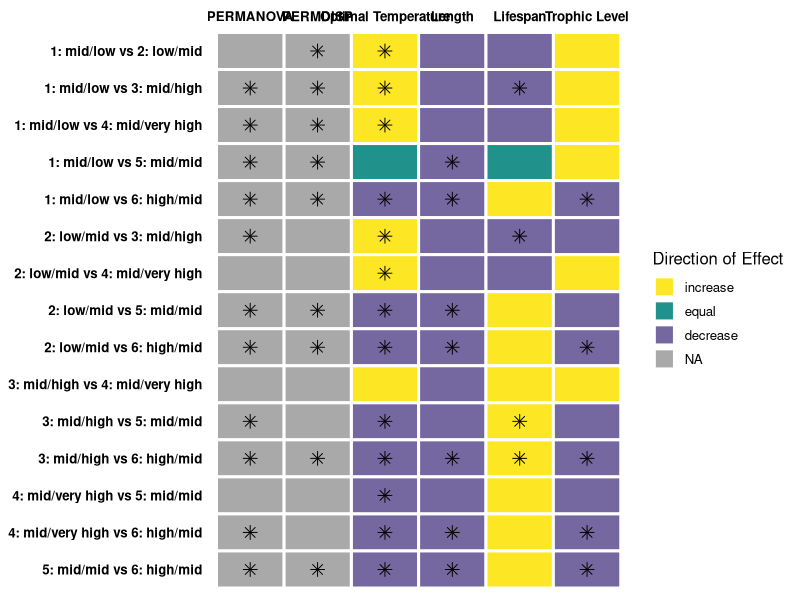
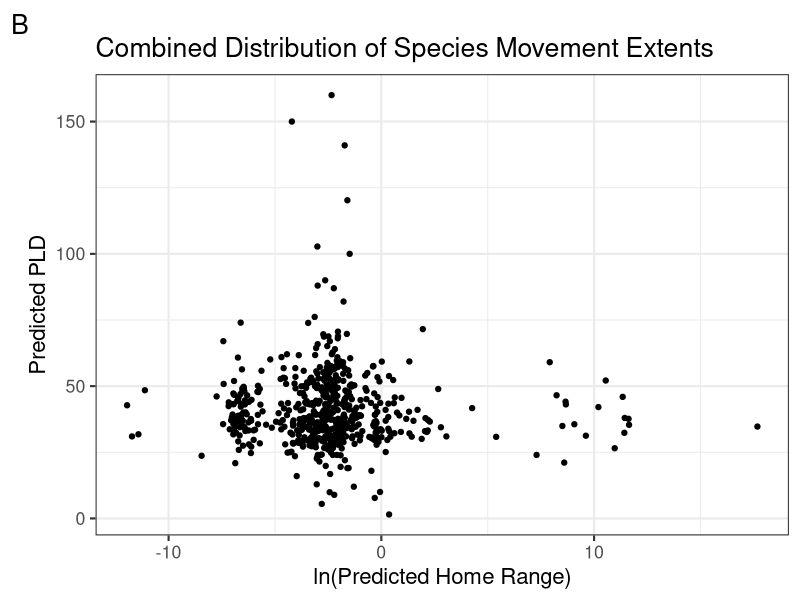
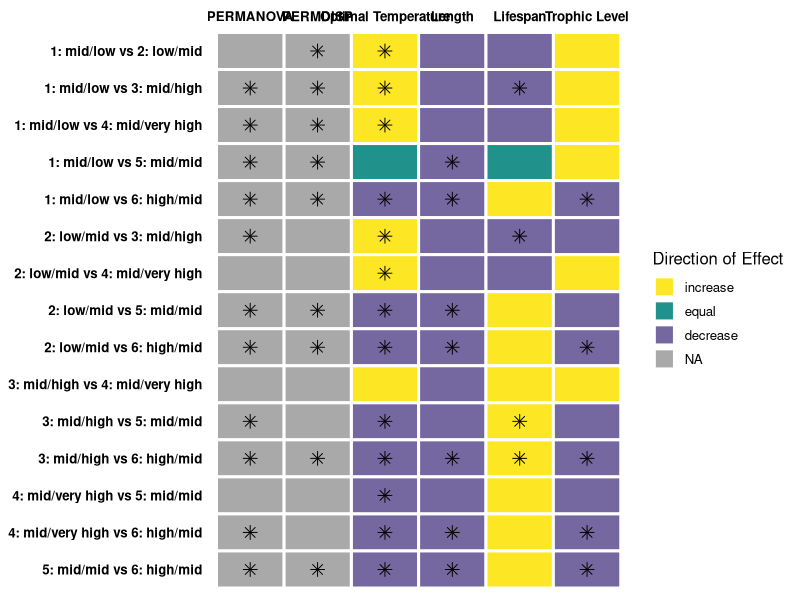

Write the R code that produced these figures, in order. (Note: this script raises an error after producing the figures.)
## ---- chunk 1
knitr::opts_chunk$set(echo = TRUE, message = FALSE, warning = FALSE)

library(tidyverse)
library(patchwork)
library(cowplot)
library(ggpubr)
library(ggrepel)
## ---- chunk 2
fishbase_data <- read_csv(here::here("01_data", "02_processed_data", "fishbase_data.csv"))

filled_data <- read_csv(here::here("01_data", "02_processed_data", "filled_data.csv"))

filled_data2 <- read_csv(here::here("01_data", "02_processed_data", "filled_data2.csv")) %>%
  mutate_if(is.character, as.factor)
## ---- chunk 3

cohort <- c("1: mid/low vs 2: low/mid", "1: mid/low vs 3: mid/high", "1: mid/low vs 4: mid/very high", "1: mid/low vs 5: mid/mid", "1: mid/low vs 6: high/mid",
            "2: low/mid vs 3: mid/high", "2: low/mid vs 4: mid/very high", "2: low/mid vs 5: mid/mid", "2: low/mid vs 6: high/mid",
            "3: mid/high vs 4: mid/very high", "3: mid/high vs 5: mid/mid", "3: mid/high vs 6: high/mid",
            "4: mid/very high vs 5: mid/mid", "4: mid/very high vs 6: high/mid",
            "5: mid/mid vs 6: high/mid")
PERMDISP <- c(0.0019, 0.0003, 0.0327, 0.0001, 0.0001,
              0.5182, 0.7507, 0.0138, 0.0005,
              0.9792, 0.5276, 0.0029, 
              0.7928, 0.1475, 
              0.0052)
PERMANOVA <- c(1.0000, 0.0015, 0.0495, 0.0015, 0.0015,
               0.0015, 1.0000, 0.0015, 0.0015,
               1.0000, 0.0015, 0.0015,
               0.8175, 0.0090,
               0.0015)
Optimal_Temp <- c(0.005043306637114, 0.000000051454126, 0.000113116310469, 0.789451442990800, 0.010082693281337,
                  0.000025756231358, 0.001765218761412, 0.000112331676538, 0.000038520195310,
                  0.284373283785538, 0.000000002348839, 0.000000002258531, 
                  0.000068856888538, 0.000001695644852, 
                  0.010090438574951)
temp_arrows <- c("increase", "increase", "increase", "equal", "decrease",
                 "increase", "increase","decrease", "decrease",
                 "increase","decrease", "decrease",
                 "decrease", "decrease",
                 "decrease")
Length <- c(0.8592642, 0.9998089, 0.9872521, 0.0007795, 0.0000000,
            0.9070423, 0.9181733, 0.0000000, 0.0000000,
            0.9966266, 0.1494607, 0.0000000,
            0.9897718, 0.0008647,
            0.0000000)
length_arrows <- c("decrease", "decrease", "decrease", "decrease", "decrease",
                   "decrease", "decrease", "decrease", "decrease",
                   "decrease", "decrease", "decrease",
                   "decrease", "decrease",
                   "decrease")
Lifespan <- c(0.57035468549, 0.00007769083, 0.55052882501, 0.74567296422, 0.31579160719,
              0.00010263105, 0.59495732706, 0.73671251684, 0.20707475101,
              0.38779558233, 0.00017543403, 0.00008096802,
              0.58625833556, 0.24515673988,
              0.24664224315)
life_arrows <- c("decrease", "decrease", "decrease", "equal", "increase",
                 "decrease", "decrease", "increase", "increase",
                 "increase", "increase", "increase",
                 "increase", "increase",
                 "increase")
Trophic_Level <- c(0.1035871996367, 0.0891868417293, 0.5697644317228, 0.5148291779984, 0.0000607828670,
                   0.5183877375223, 0.8682996282889, 0.2916548282051, 0.0000002614727,
                   0.8630208058363, 0.2124781071891, 0.0000015574893, 
                   0.7282998974706, 0.0082066924854, 
                   0.0000032514102)
trophic_arrows <- c("increase", "increase", "increase", "increase", "decrease",
                    "decrease", "increase", "decrease", "decrease",
                    "increase", "decrease", "decrease",
                    "decrease", "decrease",
                    "decrease")

# Create data frame
data <- data.frame(cohort, PERMDISP, PERMANOVA, Optimal_Temp, Length, Lifespan, Trophic_Level)

# Pivot to long data format
data_long <- data %>% 
  mutate(across(c("Optimal_Temp", "Length", "Lifespan", "Trophic_Level"), round, 4)) %>% 
  pivot_longer(-cohort) %>% 
  set_names(c("cohort", "variable", "p_value")) %>% 
  mutate(significant = case_when(
    p_value >= 0.05 ~ "no",
    p_value < 0.05 ~ "yes"
  ))

# Add arrow information
data1 <- data.frame(cohort, temp_arrows, length_arrows, life_arrows, trophic_arrows) %>% 
  rename(Optimal_Temp = temp_arrows, Length = length_arrows, Lifespan = life_arrows, Trophic_Level = trophic_arrows) %>% 
  pivot_longer(-cohort) %>% 
  set_names(c("cohort", "variable", "direction")) %>% 
  full_join(data_long, by = c("cohort","variable")) %>% 
  mutate(direction = fct_relevel(direction, c("increase", "equal", "decrease")))

# Reorder and rename levels
data1$variable <- factor(data1$variable, levels = c("PERMANOVA", "PERMDISP", "Optimal_Temp", "Length", "Lifespan", "Trophic_Level"))
data1$variable <- recode_factor(data1$variable, PERMANOVA = "PERMANOVA", PERMDISP = "PERMDISP", Optimal_Temp = "Optimal Temperature", Length = "Length", Lifespan = "Lifespan", Trophic_Level = "Trophic Level")



# Plot 
g <- ggplot(data1, aes(x = variable, y = cohort, fill = direction)) +
  geom_tile(color = "white", lwd = 1) +
  geom_point(data = data1 %>% filter(significant == "yes"), shape = 8, size = 3, color = "black", show.legend = FALSE) +
  theme_minimal(base_size = 12) +
  theme(axis.title = element_blank(),
        axis.text = element_text(face = "bold", color = "black"),
        axis.ticks = element_blank(),
        panel.grid.major = element_blank()) +
  labs(fill = "Direction of Effect") +
  scale_x_discrete(position = "top") +
  scale_y_discrete(limits = rev) +
  scale_fill_manual(values = c("#fde725", "#21918c", "#7568a0"), na.value = "darkgray")

g

ggsave(g, file = paste0("stats_sum.pdf"), path = here::here("04_figs"), height = 12, width = 12)

#geom_point(data = data_arrows, mapping=aes(x = variable, y = cohort), pch = "x", inherit.aes = F)

## ---- chunk 4
# homerange vs PLD
fishbase_data_gmm <- filled_data2 %>%
  mutate(class2 = as.factor(class2))

hr_hist <- ggplot(fishbase_data_gmm, aes(log(home_range))) +
  geom_histogram() +
  theme_bw(base_size = 16) +
  labs(
    y = "Count",
    x = "ln(Predicted Home Range)",
    tag = "A"
  ) +
  ggtitle("Individual Distributions of Species Movement Extents")

pld_hist <- ggplot(fishbase_data_gmm, aes(pld)) +
  geom_histogram() +
  theme_bw(base_size = 16) +
  labs(
    y = "Count",
    x = "Predicted PLD"
  )

dist_plot <- (hr_hist / pld_hist)

p1 <- ggplot(fishbase_data_gmm, aes(log(home_range), pld)) +
  geom_jitter() +
  theme_bw(base_size = 16) +
  labs(
    y = "Predicted PLD",
    x = "ln(Predicted Home Range)",
    tag = "B"
  ) +
  ggtitle("Combined Distribution of Species Movement Extents")

p1



# example_fish <- filled_data2 %>%
#   select(species, fb_name, class2, class3, magnitude_homerange, month_pld) %>%
#   filter(fb_name %in% c(
#     "Hogfish", "Yellow snapper", "Blackfin tuna", "Humphead wrasse", "Pacific red snapper",
#     "Giant seabass", "Lemon sole", "Chum salmon", "Pacific ocean perch", "Atlantic herring",
#     "Atlantic cod", "Haddock", "Atlantic salmon", "California sheephead", "Black seabream",
#     "Blue marlin", "Yellowfin tuna", "Swordfish"
#     # "Blackhead seabream", "Pink salmon", "Coho salmon", "Ghost shark", "Pollack", "Polar cod", "Sockeye salmon", "Chinook salmon"
#   ))


gmm_new_fig <- ggplot(fishbase_data_gmm, aes(magnitude_homerange, month_pld)) +
  theme_bw(base_size = 16) +
  labs(
    x = "Predicted Home Range Magnitude",
    y = "Predicted PLD Month",
    color = "Class (Homerange/PLD)",
    tag = "C"
  ) +
  ylim(-0.1,6) +
  theme(legend.position = "bottom") +
  scale_color_viridis_d() +
  geom_label_repel(
    data = subset(fishbase_data_gmm, fb_name %in% c("Hogfish", "Yellow snapper", "Blackfin tuna")),
    aes(label = fb_name, color = class2),
    vjust = "outward", hjust = "outward",
    min.segment.length = 0.5,
    nudge_y = -1,
    show.legend = FALSE
  ) +
  geom_label_repel(
    data = subset(fishbase_data_gmm, fb_name %in% c("Chocolate hind", "Lingcod", "Nassau grouper")),
    aes(label = fb_name, color = class2),
    hjust = "inward",
    min.segment.length = 0.5,
    box.padding = 0.3,
    nudge_x = -2, nudge_y = -0.8,
    show.legend = FALSE
  ) +
  geom_label_repel(
    data = subset(fishbase_data_gmm, fb_name %in% c("Lemon sole", "North Pacific hake", "Yellowstripe goatfish")),
    aes(label = fb_name, color = class2),
    vjust = "outward", hjust = "outward",
    min.segment.length = 0.5,
    nudge_x = -1, nudge_y = 0.8,
    show.legend = FALSE
  ) +
  geom_label_repel(
    data = subset(fishbase_data_gmm, fb_name %in% c("Atlantic herring", "Atlantic cod", "Summer flounder")),
    aes(label = fb_name, color = class2),
    vjust = "outward", hjust = "outward",
    min.segment.length = 0.5,
    nudge_y = 0,
    show.legend = FALSE
  ) +
  geom_label_repel(
    data = subset(fishbase_data_gmm, fb_name %in% c("Great barracuda", "Giant trevally", "Black seabream")),
    aes(label = fb_name, color = class2),
    vjust = "outward", hjust = "outward",
    min.segment.length = 0.5,
    nudge_y = 1, nudge_x = 0.3,
    show.legend = FALSE
  ) +
  geom_label_repel(
    data = subset(fishbase_data_gmm, fb_name %in% c("Common snook", "Yellowfin tuna", "Swordfish")),
    aes(label = fb_name, color = clas2),
    color = "goldenrod1",
    vjust = "outward", hjust = "outward",
    min.segment.length = 30,
    nudge_y = -0.5,
    show.legend = FALSE
  ) +
  geom_jitter(aes(color = class2)) +
  ggtitle("Distribution of Scaled Species Movement Extents")

gmm_new_fig
#ggsave(gmm_new_fig, file = paste0("gmm_fig.png"), path = here::here("04_figs"), height = 8, width = 15)

# panel
gmm_panel <- ((dist_plot) | p1) / gmm_new_fig &
  theme(plot.tag = element_text(face = "bold"))

gmm_panel
#ggsave(gmm_panel, file = paste0("gmm_panel.pdf"), path = here::here("04_figs", "final_figs"), height = 10, width = 15)

## ---- chunk 5
missing <- miss_var_summary(fishbase_data)
missing2 <- miss_var_summary(filled_data)
missing3 <- miss_var_summary(filled_data2)

missing_fishbase_data <- fishbase_data %>% 
  dplyr::select(
    oxygen_cons, temp_range, dev_place,
    longevity_wild, temp_preferred, iucn_category, food_i,
  ) %>%
  rename(
    "Oxygen Consumption Rate" = oxygen_cons,
    "Temperature Range" = temp_range,
    "Place of Development" = dev_place,
    "Maximum Recorded Lifespan" = longevity_wild,
    "Optimal Temperature" = temp_preferred,
    "IUCN Category" = iucn_category,
    "Diet Items" = food_i
  )

m1 <- gg_miss_var(missing_fishbase_data) +
  theme_bw(base_size = 16) +
  labs(y = "Original Missing Data", x = "") +
  theme(axis.title.x = element_text(vjust = -1))
m1

missing_filled_data <- filled_data %>% 
  dplyr::select(
    oxygen_cons, temp_range,
    longevity_wild, temp_preferred, iucn_category, food_i,
  ) %>%
  rename(
    "Oxygen Consumption Rate" = oxygen_cons,
    "Temperature Range" = temp_range,
    "Maximum Recorded Lifespan" = longevity_wild,
    "Optimal Temperature" = temp_preferred,
    "IUCN Category" = iucn_category,
    "Diet Items" = food_i
  )

m2 <- gg_miss_var(missing_filled_data) + # figure showing the missing data
  theme_bw(base_size = 16) +
  labs(y = "Missing Data After Genus-Level Fill", x = "Variable") +
  theme(axis.title.x = element_text(vjust = -1))
m2

missing_data <- filled_data2 %>%
  dplyr::select(
    oxygen_cons, temp_range, dev_place,
    longevity_wild, temp_preferred, iucn_category
  ) %>%
  rename(
    "Oxygen Consumption Rate" = oxygen_cons,
    "Temperature Range" = temp_range,
    "Place of Development" = dev_place,
    "Maximum Recorded Lifespan" = longevity_wild,
    "Optimal Temperature" = temp_preferred,
    "IUCN Category" = iucn_category
  )

m3 <- gg_miss_var(missing_data) +
  theme_bw(base_size = 16) +
  labs(y = "Missing Data After Family-Level Fill", x = "") +
  theme(axis.title.x = element_text(vjust = -1))
m3

missing_fig <- (m1 / m2 / m3) +
  plot_annotation(tag_levels = "A") &
  theme_bw(base_size = 16)
missing_fig

#ggsave(missing_fig, file = paste0("missing_data.pdf"), path = here::here("04_figs", "final_figs"), height = 12, width = 8)

## ---- chunk 6
# continuous

plot_data <- filled_data2 %>%
  mutate(
    class2 = as.factor(class2),
    class3 = as.factor(class3),
    order = as.factor(order)
  )

response <- "class2"
expl_cont <- c(
  "temp_preferred", "fecundity_mean",
  "longevity_wild", "sp_richness", "length", "kfin",
  "r_fin", "diet_troph3", "oxygen_cons", "temp_range"
)

box_data <- function(x, y) {
  ggplot(plot_data, aes(x = .data[[y]], y = .data[[x]])) +
    geom_boxplot(aes(color = .data[[y]])) +
    theme_bw() +
    coord_flip() +
    labs(
      x = "Movement Class",
      color = "Class (Homerange/PLD)"
    ) +
    scale_color_viridis_d()
}

# plots_cont <- map(expl_cont, ~ box_data(.x, "class2"))
# plots_cont
## ---- chunk 7

# significant panel
temp_plot <- box_data(x = "temp_preferred", y = "class2") +
  labs(y = "Optimal Temperature (ºC)", x = "") +
  scale_x_discrete(position = "top") +
  theme(axis.text.y = element_blank())
length_plot <- box_data(x = "length", y = "class2") +
  labs(y = "Length (cm)", x = "") +
  scale_x_discrete(position = "top")
long_plot <- box_data(x = "longevity_wild", y = "class2") +
  labs(y = "Maximum Lifespan (yr)", x = "") +
  scale_x_discrete(position = "top")
diet_plot <- box_data(x = "diet_troph3", y = "class2") + 
  labs(y = "Trophic Level", x = "") +
  scale_x_discrete(position = "top") +
  theme(axis.text.y = element_blank())


kfin_plot <- box_data(x = "kfin", y = "class2") + 
  labs(y = "Carrying Capacity", x = "Movement Class") +
  scale_x_discrete(position = "top") +
  theme(axis.title.x = element_text(vjust = 0))
r_fin_plot <- box_data(x = "r_fin", y = "class2") + stat_kruskal_test(label.y = 1, label.x = 6, position = "jitter") +
  labs(y = "Growth Rate", x = "Movement Class")
oxygen_plot <- box_data(x = "oxygen_cons", y = "class2") + stat_kruskal_test(label.y = 2000, label.x = 6, position = "jitter") +
  labs(y = "Oxygen Consumption", x = "Movement Class")
temp_range_plot <- box_data(x = "temp_range", y = "class2") + stat_kruskal_test(label.y = 20, label.x = 3.5, position = "jitter") +
  labs(y = "Temperature Range", x = "Movement Class") + theme(axis.title.y = element_blank(), axis.text.y = element_blank())
fecund_plot <- box_data(x = "fecundity_mean", y = "class2") + stat_kruskal_test(label.y = 1000000, label.x = 5.5, position = "jitter") +
  labs(y = "Mean Fecundity", x = "Movement Class")
sp_rich_plot <- box_data(x = "sp_richness", y = "class2") + stat_kruskal_test(label.y = 1100, position = "jitter") +
  labs(y = "Species Richness", x = "Movement Class") + theme(axis.title.y = element_blank(), axis.text.y = element_blank())


numeric_panel <- ((temp_plot | length_plot) /
  (long_plot | diet_plot) /
  (r_fin_plot | kfin_plot) /
  (fecund_plot | sp_rich_plot) /
  (oxygen_plot | temp_range_plot)) +
  plot_layout(guides = "collect") + plot_annotation(tag_levels = "A")

numeric_panel
# ggsave(numeric_panel, file = paste0("numeric_panel.png"), path = here::here("04_figs", "individual_plots", "numeric"), height = 21, width = 14)

ind_panel <- ((temp_plot | length_plot) / (diet_plot | long_plot)) +
  plot_layout(guides = "collect") +
  plot_annotation(tag_levels = "A") &
  theme(text = element_text(size = 14), legend.position = "none")

individual_panel <- wrap_elements(ind_panel) +
  labs(tag = "Movement Class") +
  theme(
    plot.tag = element_text(size = 14, angle = 270),
    plot.tag.position = "right"
  )

individual_panel

#ggsave(individual_panel, file = paste0("4_trait_panel.pdf"), path = here::here("04_figs", "final_figs"), height = 8, width = 13)

## ---- chunk 8
ggsave(temp_plot, file = paste0("temp_plot.png"), path = here::here("04_figs", "individual_plots", "numeric"), height = 10, width = 10)
ggsave(fecund_plot, file = paste0("fecund_plot.png"), path = here::here("04_figs", "individual_plots", "numeric"), height = 10, width = 10)
ggsave(long_plot, file = paste0("long_plot.png"), path = here::here("04_figs", "individual_plots", "numeric"), height = 10, width = 10)
ggsave(sp_rich_plot, file = paste0("sp_rich_plot.png"), path = here::here("04_figs", "individual_plots", "numeric"), height = 10, width = 10)
ggsave(length_plot, file = paste0("length_plot.png"), path = here::here("04_figs", "individual_plots", "numeric"), height = 10, width = 10)
ggsave(kfin_plot, file = paste0("kfin_plot.png"), path = here::here("04_figs", "individual_plots", "numeric"), height = 10, width = 10)
ggsave(r_fin_plot, file = paste0("r_fin_plot.png"), path = here::here("04_figs", "individual_plots", "numeric"), height = 10, width = 10)
ggsave(diet_plot, file = paste0("diet_plot.png"), path = here::here("04_figs", "individual_plots", "numeric"), height = 10, width = 10)
ggsave(oxygen_plot, file = paste0("oxygen_plot.png"), path = here::here("04_figs", "individual_plots", "numeric"), height = 10, width = 10)
ggsave(temp_range_plot, file = paste0("temp_range_plot.png"), path = here::here("04_figs", "individual_plots", "numeric"), height = 10, width = 10)
## ---- chunk 9
# categorical

expl_cat <- c(
  "climate", "body_shape_i", "dev_place", "movement_keyword",
  "demers_pelag", "iucn_category",
  "circadian", "food_mode", "ocean", "basin"
)

scatter_data <- function(x, y) {
  ggplot(plot_data, aes(x = .data[[x]], y = .data[[y]])) +
    geom_jitter(aes(color = .data[[y]])) +
    theme_bw() +
    labs(
      y = "Movement Class",
      color = "Class (homerange/PLD)"
    ) +
    scale_color_viridis_d() +
    theme(axis.text.x = element_text(angle = 40, hjust = 1))
}

# plots_cat <- map(expl_cat, ~ scatter_data(.x, "class2"))
# plots_cat
## ---- chunk 10
body_plot <- scatter_data(x = "body_shape_i", y = "class2")
dev_plot <- scatter_data(x = "dev_place", y = "class2")
movement_plot <- scatter_data(x = "movement_keyword", y = "class2")
demers_plot <- scatter_data(x = "demers_pelag", y = "class2")
iucn_plot <- scatter_data(x = "iucn_category", y = "class2")
food_plot <- scatter_data(x = "food_mode", y = "class2")


ggsave(climate_plot, file = paste0("climate_plot.png"), path = here::here("04_figs", "individual_plots", "categorical"), height = 10, width = 10)
ggsave(body_plot, file = paste0("body_plot.png"), path = here::here("04_figs", "individual_plots", "categorical"), height = 10, width = 10)
ggsave(dev_plot, file = paste0("dev_plot.png"), path = here::here("04_figs", "individual_plots", "categorical"), height = 10, width = 10)
ggsave(movement_plot, file = paste0("movement_plot.png"), path = here::here("04_figs", "individual_plots", "categorical"), height = 10, width = 10)
ggsave(demers_plot, file = paste0("demers_plot.png"), path = here::here("04_figs", "individual_plots", "categorical"), height = 10, width = 10)
ggsave(iucn_plot, file = paste0("iucn_plot.png"), path = here::here("04_figs", "individual_plots", "categorical"), height = 10, width = 10)
ggsave(food_plot, file = paste0("food_plot.png"), path = here::here("04_figs", "individual_plots", "categorical"), height = 10, width = 10)
## ---- chunk 11

# PLD vs Home Range
p1_wsn <- ggplot(fishbase_data_gmm, aes(log(home_range), pld)) +
  geom_jitter(color = "#003366") +
  theme_bw(base_size = 25) +
  labs(
    y = "PLD (days)",
    x = "Natural Log of Predicted Home Range",
    #tag = "B"
  ) +
  ggtitle("Combined Adult and Larval Movement")

p1_wsn

#ggsave(p1_wsn, file = paste0("PLD_HR.pdf"), path = here::here("04_figs", "WSN"), height = 7, width = 11)

gmm_wsn <- ggplot(fishbase_data_gmm, aes(magnitude_homerange, month_pld)) +
  theme_bw(base_size = 32) +
  labs(
    x = "Home Range Magnitude",
    y = "PLD (month)",
    color = "Class (home range/PLD)",
    #tag = "C"
  ) +
  ylim(-0.1,6) +
  theme(legend.position = "bottom", 
        legend.background = element_rect(color = "gray")) +
  scale_color_viridis_d() +
  # geom_label_repel(
  #   data = subset(fishbase_data_gmm, fb_name %in% c("Yellow snapper", "Blackfin tuna")),
  #   aes(label = fb_name, color = class2),
  #   size = 8,
  #   vjust = "outward", hjust = "outward",
  #   min.segment.length = 50,
  #   nudge_y = -1,
  #   show.legend = FALSE
  # ) +
  # geom_label_repel(
  #   data = subset(fishbase_data_gmm, fb_name %in% c("Lingcod", "Nassau grouper")),
  #   aes(label = fb_name, color = class2),
  #   size = 8,
  #   hjust = "inward",
  #   min.segment.length = 50,
  #   box.padding = 0,
  #   nudge_x = -3, nudge_y = -0.8,
  #   show.legend = FALSE
  # ) +
  # geom_label_repel(
  #   data = subset(fishbase_data_gmm, fb_name %in% c("Lemon sole", "North Pacific hake")),
  #   aes(label = fb_name, color = class2),
  #   size = 8,
  #   vjust = "outward", hjust = "outward",
  #   min.segment.length = 50,
  #   nudge_x = -1, nudge_y = 0.8,
  #   show.legend = FALSE
  # ) +
  # geom_label_repel(
  #   data = subset(fishbase_data_gmm, fb_name %in% c("Atlantic herring", "Atlantic cod")),
  #   aes(label = fb_name, color = class2),
  #   size = 8,
  #   vjust = "outward", hjust = "outward",
  #   min.segment.length = 50,
  #   nudge_y = 0,
  #   show.legend = FALSE
  # ) +
  # geom_label_repel(
  #   data = subset(fishbase_data_gmm, fb_name %in% c("Great barracuda", "Black seabream")),
  #   aes(label = fb_name, color = class2),
  #   size = 8,
  #   vjust = "outward", hjust = "outward",
  #   min.segment.length = 50,
  #   nudge_y = 1, nudge_x = 0.7,
  #   show.legend = FALSE
  # ) +
  # geom_label_repel(
  #   data = subset(fishbase_data_gmm, fb_name %in% c("Yellowfin tuna", "Swordfish")),
  #   aes(label = fb_name, color = clas2),
  #   color = "goldenrod1",
  #   size = 8,
  #   vjust = "inward", #hjust = "outward",
  #   min.segment.length = 50,
  #   nudge_y = 0.5,
  #   show.legend = FALSE
  # ) +
  geom_jitter(aes(color = class2), size = 4)

gmm_wsn

ggsave(gmm_wsn, file = paste0("gmm_wsn_nolabel.pdf"), path = here::here("04_figs", "WSN"), height = 10, width = 24)



# Individual panel
ind_panel_wsn <- ((temp_plot | length_plot) / (diet_plot | long_plot)) +
  plot_layout(guides = "collect") +
  plot_annotation(tag_levels = "A") &
  theme(text = element_text(size = 25), legend.position = "none")

individual_panel_wsn <- wrap_elements(ind_panel_wsn) +
  labs(tag = "Movement Cohort") +
  theme(
    plot.tag = element_text(size = 25, angle = 270),
    plot.tag.position = "right"
  )

individual_panel_wsn

ggsave(individual_panel_wsn, file = paste0("panel_wsn.pdf"), path = here::here("04_figs", "WSN"), height = 12, width = 16)






